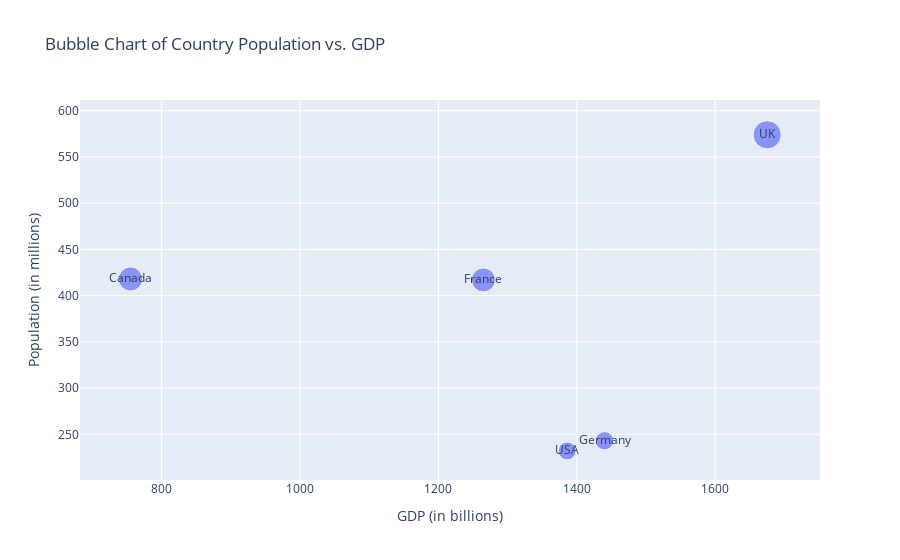

The notebook cell this image was saved under:
### Markdown cell above
![image.png](attachment:image.png)

### Code cell
import pandas as pd
import numpy as np
import matplotlib.pyplot as plt
import seaborn as sns

import plotly.graph_objects as go
import plotly.express as px

import warnings
warnings.filterwarnings('ignore')

np.random.seed(25)
data = {
    'Country': ['USA', 'Canada', 'UK', 'Germany', 'France'],
    'Population': np.random.randint(100, 1000, 5),
    'GDP': np.random.randint(500, 2000, 5)
}
df = pd.DataFrame(data)

# create a bubble-chart
fig = px.scatter( df, x='GDP', y='Population', size='Population', text='Country', title='Bubble Chart of Country Population vs. GDP', labels={'GDP': 'GDP (in billions)', 'Population': 'Population (in millions)'})
fig.show()

### Figure 1 — Plotly figure (JSON) as saved in the notebook; plotly's stock layout.template omitted (floating-point values rounded to 4 significant figures)
{"data": [{"hovertemplate": "GDP (in billions)=%{x}<br>Population (in millions)=%{marker.size}<br>Country=%{text}<extra></extra>", "legendgroup": "", "marker": {"color": "#636efa", "size": [232, 418, 574, 243, 417], "sizemode": "area", "sizeref": 1.435, "symbol": "circle"}, "mode": "markers+text", "name": "", "orientation": "v", "showlegend": false, "text": ["USA", "Canada", "UK", "Germany", "France"], "type": "scatter", "x": [1386, 755, 1675, 1440, 1265], "xaxis": "x", "y": [232, 418, 574, 243, 417], "yaxis": "y"}], "layout": {"legend": {"itemsizing": "constant", "tracegroupgap": 0}, "title": {"text": "Bubble Chart of Country Population vs. GDP"}, "xaxis": {"anchor": "y", "domain": [0, 1], "title": {"text": "GDP (in billions)"}}, "yaxis": {"anchor": "x", "domain": [0, 1], "title": {"text": "Population (in millions)"}}}}
